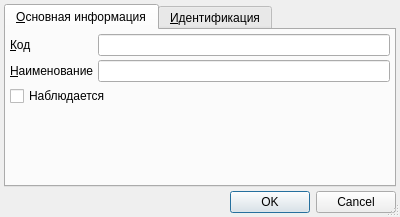
<?xml version="1.0" encoding="UTF-8"?>
<ui version="4.0">
 <class>ItemEditorDialog</class>
 <widget class="QDialog" name="ItemEditorDialog">
  <property name="geometry">
   <rect>
    <x>0</x>
    <y>0</y>
    <width>400</width>
    <height>217</height>
   </rect>
  </property>
  <property name="windowTitle">
   <string>ChangeMe!</string>
  </property>
  <property name="sizeGripEnabled">
   <bool>true</bool>
  </property>
  <layout class="QGridLayout" name="gridLayout_3">
   <property name="margin">
    <number>4</number>
   </property>
   <property name="spacing">
    <number>4</number>
   </property>
   <item row="2" column="0" colspan="2">
    <widget class="QTabWidget" name="tabWidget">
     <property name="currentIndex">
      <number>0</number>
     </property>
     <widget class="QWidget" name="tabMain">
      <attribute name="title">
       <string>&amp;Основная информация</string>
      </attribute>
      <layout class="QGridLayout" name="gridLayout">
       <property name="margin">
        <number>4</number>
       </property>
       <property name="spacing">
        <number>4</number>
       </property>
       <item row="1" column="1">
        <widget class="QLineEdit" name="edtName"/>
       </item>
       <item row="1" column="0">
        <widget class="QLabel" name="lblName">
         <property name="sizePolicy">
          <sizepolicy hsizetype="Maximum" vsizetype="Preferred">
           <horstretch>0</horstretch>
           <verstretch>0</verstretch>
          </sizepolicy>
         </property>
         <property name="text">
          <string>&amp;Наименование</string>
         </property>
         <property name="buddy">
          <cstring>edtName</cstring>
         </property>
        </widget>
       </item>
       <item row="2" column="0" colspan="2">
        <widget class="QCheckBox" name="chkObserved">
         <property name="text">
          <string>Наблюдается</string>
         </property>
        </widget>
       </item>
       <item row="0" column="1">
        <widget class="QLineEdit" name="edtCode"/>
       </item>
       <item row="0" column="0">
        <widget class="QLabel" name="lblCode">
         <property name="sizePolicy">
          <sizepolicy hsizetype="Maximum" vsizetype="Preferred">
           <horstretch>0</horstretch>
           <verstretch>0</verstretch>
          </sizepolicy>
         </property>
         <property name="text">
          <string>&amp;Код</string>
         </property>
         <property name="buddy">
          <cstring>edtCode</cstring>
         </property>
        </widget>
       </item>
       <item row="3" column="0">
        <spacer name="verticalSpacer">
         <property name="orientation">
          <enum>Qt::Vertical</enum>
         </property>
         <property name="sizeHint" stdset="0">
          <size>
           <width>20</width>
           <height>64</height>
          </size>
         </property>
        </spacer>
       </item>
      </layout>
     </widget>
     <widget class="QWidget" name="tabIdentification">
      <attribute name="title">
       <string>&amp;Идентификация</string>
      </attribute>
      <layout class="QGridLayout" name="gridLayout_2">
       <property name="margin">
        <number>4</number>
       </property>
       <property name="spacing">
        <number>4</number>
       </property>
       <item row="0" column="0">
        <widget class="CInDocTableView" name="tblIdentification"/>
       </item>
      </layout>
     </widget>
    </widget>
   </item>
   <item row="3" column="0" colspan="2">
    <widget class="QDialogButtonBox" name="buttonBox">
     <property name="standardButtons">
      <set>QDialogButtonBox::Cancel|QDialogButtonBox::Ok</set>
     </property>
    </widget>
   </item>
  </layout>
 </widget>
 <customwidgets>
  <customwidget>
   <class>CInDocTableView</class>
   <extends>QTableView</extends>
   <header>library/InDocTable.h</header>
  </customwidget>
 </customwidgets>
 <tabstops>
  <tabstop>tabWidget</tabstop>
  <tabstop>edtCode</tabstop>
  <tabstop>edtName</tabstop>
  <tabstop>chkObserved</tabstop>
  <tabstop>tblIdentification</tabstop>
  <tabstop>buttonBox</tabstop>
 </tabstops>
 <resources/>
 <connections>
  <connection>
   <sender>buttonBox</sender>
   <signal>accepted()</signal>
   <receiver>ItemEditorDialog</receiver>
   <slot>accept()</slot>
   <hints>
    <hint type="sourcelabel">
     <x>154</x>
     <y>211</y>
    </hint>
    <hint type="destinationlabel">
     <x>150</x>
     <y>56</y>
    </hint>
   </hints>
  </connection>
  <connection>
   <sender>buttonBox</sender>
   <signal>rejected()</signal>
   <receiver>ItemEditorDialog</receiver>
   <slot>reject()</slot>
   <hints>
    <hint type="sourcelabel">
     <x>154</x>
     <y>211</y>
    </hint>
    <hint type="destinationlabel">
     <x>150</x>
     <y>56</y>
    </hint>
   </hints>
  </connection>
 </connections>
</ui>
